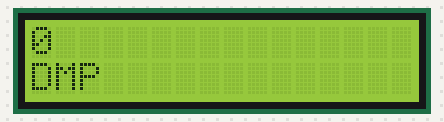
The sketch below on a simulated Arduino Uno, built with avr-gcc and run on an emulated ATmega328P. Parts: 16×2 character LCD.

Above: at 0.1 s.
At 4.1 s:
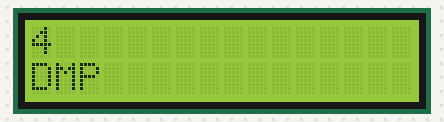
At 9.1 s:
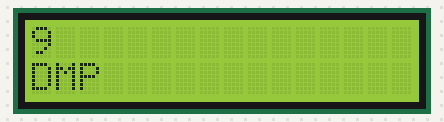
At 19.1 s:
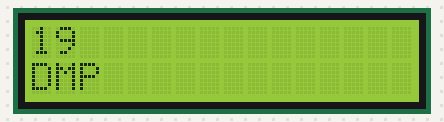
At 29.1 s:
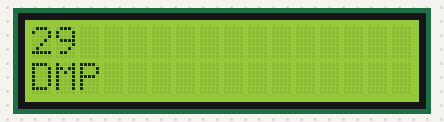
At 39.1 s:
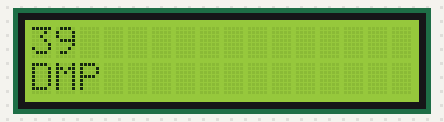

The sketch:

7_demo3_LCD_ohne_I2c.ino
```cpp
/*
   SKETCHING MIT HARDWARE
     DMP - WS2526
   DEMO 3: LCD Display 16x2 ohne I2c controller
  This project demonstrates the usage of the
  LCD Display
  WIEKER-WALZ / MARTINEZ
*/

#include <LiquidCrystal.h> // include the library code: !
// initialize the library with the numbers of the interface pins
LiquidCrystal lcd(12, 11, 5, 4, 3, 2);

void setup() {
lcd.begin(16, 2); // set up the LCD's number of columns and rows: lcd.print("hello, world!”); // Print a message to the LCD.
}

void loop() {
  lcd.setCursor(0, 0);
// set the cursor to column 0, line 1
// (note: line 1 is the second row, since counting begins with 0): lcd.setCursor(0, 1);
lcd.print(millis()/1000); // print the number of seconds since reset:
lcd.setCursor(0,1);
lcd.print("DMP");
}
```

Measured:
- what the display in image 1 shows lasts 1.0 s, from 4.0 s to 5.0 s
